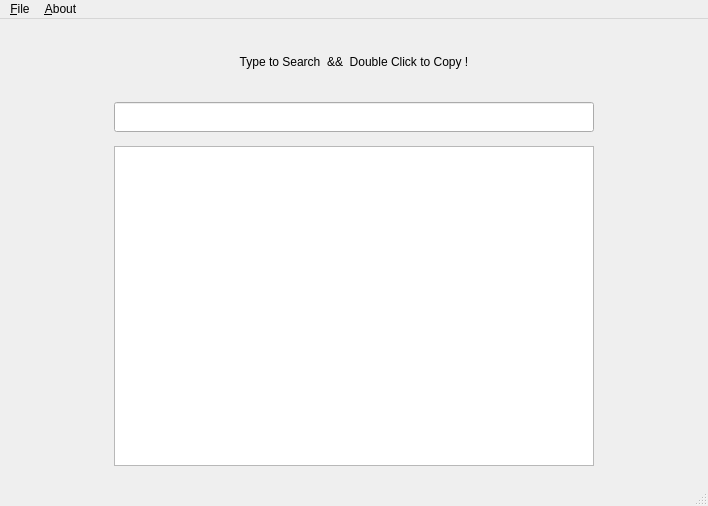
<?xml version="1.0" encoding="UTF-8"?>
<ui version="4.0">
 <class>mainWindow</class>
 <widget class="QMainWindow" name="mainWindow">
  <property name="geometry">
   <rect>
    <x>0</x>
    <y>0</y>
    <width>708</width>
    <height>506</height>
   </rect>
  </property>
  <property name="windowTitle">
   <string>MySymbol</string>
  </property>
  <widget class="QWidget" name="centralwidget">
   <layout class="QVBoxLayout" name="verticalLayout">
    <item>
     <spacer name="verticalSpacer_3">
      <property name="orientation">
       <enum>Qt::Vertical</enum>
      </property>
      <property name="sizeHint" stdset="0">
       <size>
        <width>20</width>
        <height>0</height>
       </size>
      </property>
     </spacer>
    </item>
    <item>
     <widget class="QLabel" name="title">
      <property name="minimumSize">
       <size>
        <width>160</width>
        <height>50</height>
       </size>
      </property>
      <property name="text">
       <string>Type to Search  &amp;&amp;  Double Click to Copy !</string>
      </property>
      <property name="alignment">
       <set>Qt::AlignCenter</set>
      </property>
     </widget>
    </item>
    <item>
     <spacer name="verticalSpacer_4">
      <property name="orientation">
       <enum>Qt::Vertical</enum>
      </property>
      <property name="sizeHint" stdset="0">
       <size>
        <width>20</width>
        <height>0</height>
       </size>
      </property>
     </spacer>
    </item>
    <item>
     <layout class="QHBoxLayout" name="horizontalLayout">
      <item>
       <spacer name="horizontalSpacer_3">
        <property name="orientation">
         <enum>Qt::Horizontal</enum>
        </property>
        <property name="sizeHint" stdset="0">
         <size>
          <width>40</width>
          <height>20</height>
         </size>
        </property>
       </spacer>
      </item>
      <item>
       <widget class="QLineEdit" name="hintEdit">
        <property name="minimumSize">
         <size>
          <width>480</width>
          <height>30</height>
         </size>
        </property>
       </widget>
      </item>
      <item>
       <spacer name="horizontalSpacer_4">
        <property name="orientation">
         <enum>Qt::Horizontal</enum>
        </property>
        <property name="sizeHint" stdset="0">
         <size>
          <width>40</width>
          <height>20</height>
         </size>
        </property>
       </spacer>
      </item>
     </layout>
    </item>
    <item>
     <spacer name="verticalSpacer_2">
      <property name="orientation">
       <enum>Qt::Vertical</enum>
      </property>
      <property name="sizeHint" stdset="0">
       <size>
        <width>20</width>
        <height>0</height>
       </size>
      </property>
     </spacer>
    </item>
    <item>
     <layout class="QHBoxLayout" name="horizontalLayout_2">
      <item>
       <spacer name="horizontalSpacer">
        <property name="orientation">
         <enum>Qt::Horizontal</enum>
        </property>
        <property name="sizeHint" stdset="0">
         <size>
          <width>40</width>
          <height>20</height>
         </size>
        </property>
       </spacer>
      </item>
      <item>
       <widget class="QTableWidget" name="targetTable">
        <property name="minimumSize">
         <size>
          <width>480</width>
          <height>320</height>
         </size>
        </property>
       </widget>
      </item>
      <item>
       <spacer name="horizontalSpacer_2">
        <property name="orientation">
         <enum>Qt::Horizontal</enum>
        </property>
        <property name="sizeHint" stdset="0">
         <size>
          <width>40</width>
          <height>20</height>
         </size>
        </property>
       </spacer>
      </item>
     </layout>
    </item>
    <item>
     <spacer name="verticalSpacer">
      <property name="orientation">
       <enum>Qt::Vertical</enum>
      </property>
      <property name="sizeHint" stdset="0">
       <size>
        <width>20</width>
        <height>0</height>
       </size>
      </property>
     </spacer>
    </item>
   </layout>
  </widget>
  <widget class="QMenuBar" name="menubar">
   <property name="geometry">
    <rect>
     <x>0</x>
     <y>0</y>
     <width>708</width>
     <height>24</height>
    </rect>
   </property>
   <widget class="QMenu" name="menu_File">
    <property name="title">
     <string>&amp;File</string>
    </property>
    <addaction name="importAction"/>
    <addaction name="exportAction"/>
    <addaction name="separator"/>
    <addaction name="exitAction"/>
   </widget>
   <widget class="QMenu" name="menu_About">
    <property name="title">
     <string>&amp;About</string>
    </property>
    <addaction name="helpAction"/>
    <addaction name="aboutAuthorAction"/>
    <addaction name="aboutQtAction"/>
   </widget>
   <addaction name="menu_File"/>
   <addaction name="menu_About"/>
  </widget>
  <widget class="QStatusBar" name="statusbar"/>
  <action name="importAction">
   <property name="text">
    <string>&amp;Import from...</string>
   </property>
  </action>
  <action name="exportAction">
   <property name="text">
    <string>&amp;Export to...</string>
   </property>
  </action>
  <action name="exitAction">
   <property name="text">
    <string>E&amp;xit</string>
   </property>
  </action>
  <action name="helpAction">
   <property name="text">
    <string>&amp;Help</string>
   </property>
  </action>
  <action name="aboutAuthorAction">
   <property name="text">
    <string>About Author</string>
   </property>
  </action>
  <action name="aboutQtAction">
   <property name="text">
    <string>About Qt</string>
   </property>
  </action>
 </widget>
 <resources/>
 <connections/>
</ui>
